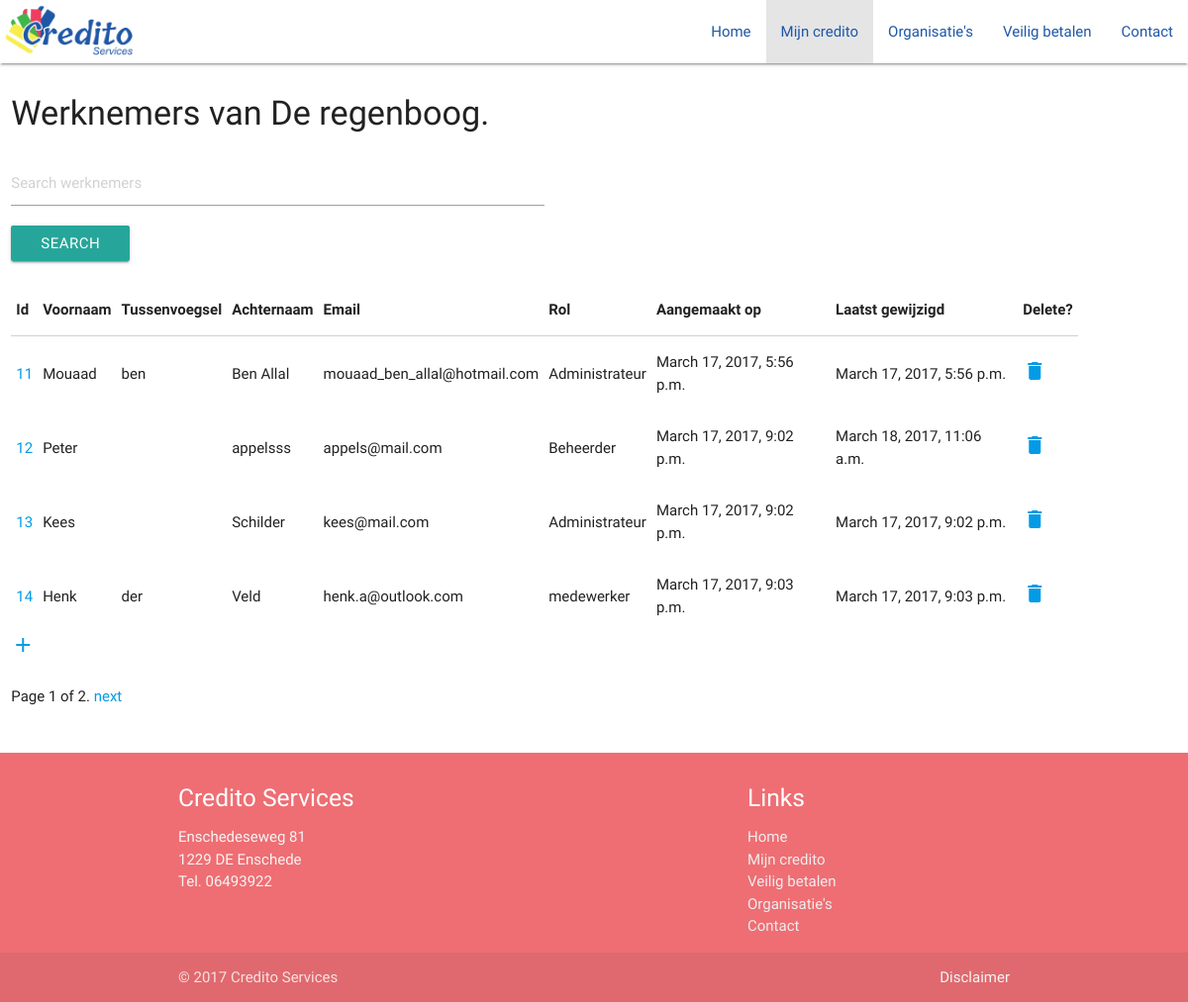
The page /credito/werknemers on the database as committed earlier.
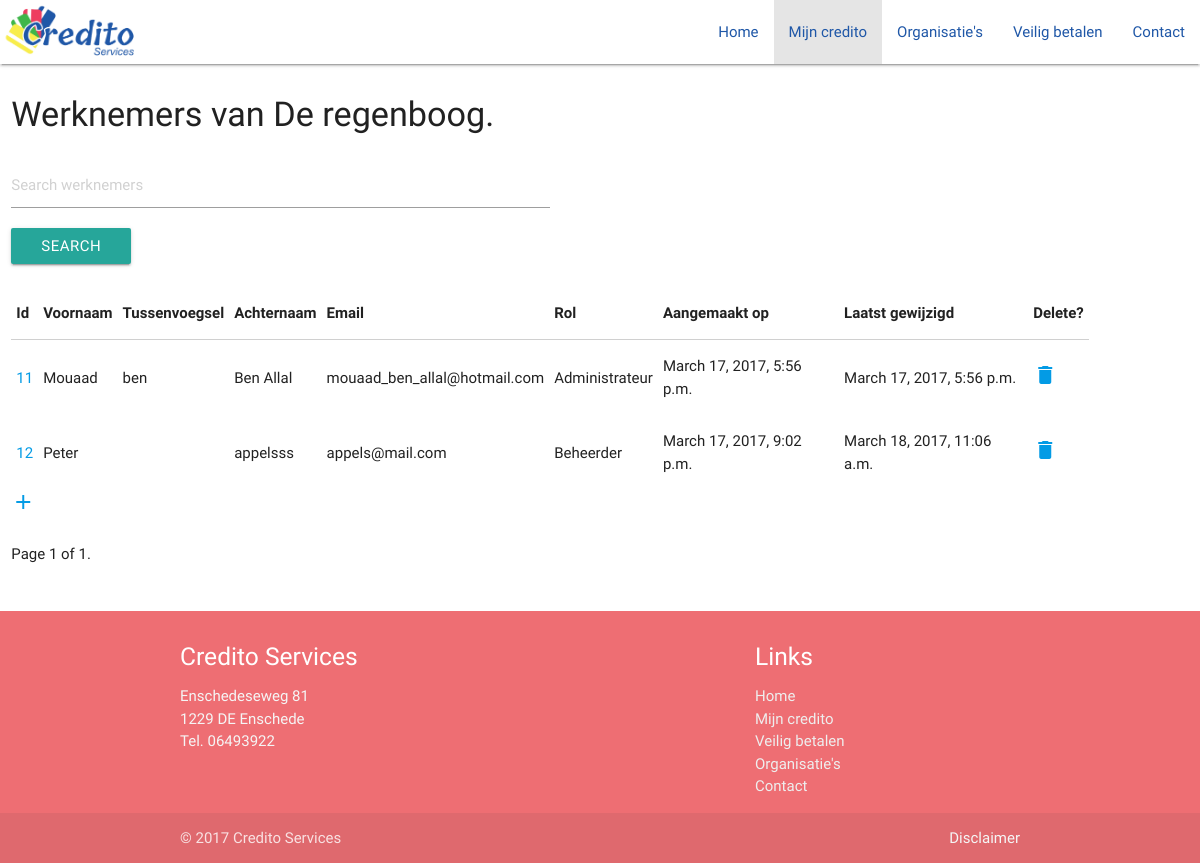
The same page on the database as committed later.
### creditoapp/models.py (models this page shows, shortened)
class Werknemer(models.Model):
    organisatie = models.ForeignKey(Organisatie, related_name='werknemers', default=None)
    voornaam = models.CharField(max_length=150)
    tussenvoegsel = models.CharField(max_length=5, blank=True)
    achternaam = models.CharField(max_length=150)
    email = models.EmailField(max_length=150)
    wachtwoord = models.CharField(max_length=50, blank=True)
    nieuwwachtwoord = models.CharField(max_length=50, blank=True)
    rol = models.CharField(max_length=150, default=None)
    created_at = models.DateTimeField(auto_now_add=True)
    updated_at = models.DateTimeField(auto_now=True)
    class Meta:
        ordering = ('created_at',)

### creditoapp/views.py (the view)
# urls.py: url(r'^credito/werknemers', werknemers_list, name='werknemers_list'),
def werknemers_list(request):
    queryset_list = Werknemer.objects.all()
    query = request.GET.get("q")
    if query:
        queryset_list = queryset_list.filter(Q(voornaam__icontains=query) | Q(achternaam__icontains=query))
    paginator = Paginator(queryset_list, 4)  # Show 4 werknemers per page
    page = request.GET.get('page')
    try:
        queryset = paginator.page(page)
    except PageNotAnInteger:
        queryset = paginator.page(1)
    except EmptyPage:
        queryset = paginator.page(paginator.num_pages)
    context = {
        "object_list": queryset,
    }
    return render(request, "werknemer/werknemerlist.html", context)

### creditoapp/templates/werknemer/werknemerlist.html (shortened to what this page needs)
{% extends "base.html" %}
{% block content %}
    <div class="section">
    <h4>Werknemers van De regenboog.</h4>
  </div>
    <form method="GET" action="">
    <input type="text" style="width: 50%" placeholder="Search werknemers" name="q"/><br>
    <input type="submit" class="waves-effect btn" value="Search">
    </form>
    <br>
    <table class="highlight">
        <thead>
          <tr>
              <th data-field="id">Id</th>
              <th data-field="voornaam">Voornaam</th>
              <th data-field="tussenvoegsel">Tussenvoegsel</th>
              <th data-field="Achternaam">Achternaam</th>
              <th data-field="Email">Email</th>
              <th data-field="Rol">Rol</th>
              <th data-field="Created">Aangemaakt op</th>
              <th data-field="Laatst opgeslagen">Laatst gewijzigd</th>
              <th data-field="Delete">Delete?</th>
          </tr>
        </thead>
        <tbody>
        {% for werknemers in object_list %}
          <tr><td><a href="{% url 'werknemer_update' werknemers.id %}">{{  werknemers.id }}</a></td>
            <td>{{ werknemers.voornaam }}</td>
            <td>{{ werknemers.tussenvoegsel}}</td>
            <td>{{ werknemers.achternaam }}</td>
            <td>{{ werknemers.email }}</td>
            <td>{{ werknemers.rol }}</td>
            <td>{{ werknemers.created_at}}</td>
            <td>{{ werknemers.updated_at}}</td>
            <td><a href="{% url 'werknemer_delete' werknemers.id%}"><li class="material-icons">delete</li></a></td>
          </tr>
        {% empty %}
            <br>
            Geen werknemers.
        {% endfor %}
        </tbody>
      </table>
    <a href="{% url "werknemer_create" %}"><i class="material-icons">add</i></a>
<br>
<br>
            Page {{ object_list.number }} of {{ object_list.paginator.num_pages }}.
        {% if object_list.has_next %}
            <a href="?page={{ object_list.next_page_number }}">next</a>
        {% endif %}
{% endblock %}

### creditoapp/templates/base.html (shortened to what this page needs)
{% load staticfiles %}
<!DOCTYPE html>
<html lang="en">
      <link type="text/css" rel="stylesheet" href="{% static "css/base.css" %}"  media="screen,projection"/>
    </head>
</head>
<body>
<nav>
    <div class="nav-wrapper">
    <a href="{% url 'home' %}"><img src="{% static "images/creditologo.png" %}"></a>
{% with request.resolver_match.url_name as url_name %}
      <ul id="nav-mobile" class="right">
        <li class="{% if url_name == 'home' %} active {% endif %}"><a href="{% url 'home' %}">Home</a></li>
      <li class="{% if url_name == 'werknemers_list' %} active {% endif %}"><a href="{% url 'werknemers_list' %}">Mijn credito</a></li>
        <li><a href="#">Organisatie's</a></li>
        <li><a href="#">Veilig betalen</a></li>
        <li class="{% if url_name == 'contact' %} active {% endif %}"><a href="{% url 'contact' %}">Contact</a></li>
      </ul>
    {% endwith %}
    </div>
  </nav>
<div class="row">
      <div class="col s11">
          {% block content %}
          {% endblock %}
      </div>
    </div><br>
<br>
<footer class="page-footer" style="margin-top: auto">
          <div class="container">
            <div class="row">
              <div class="col l6 s12">
                <h5 class="white-text">Credito Services</h5>
                <p class="grey-text text-lighten-4">Enschedeseweg 81<br>1229 DE Enschede<br>Tel. 06493922</p>
              </div>
              <div class="col l4 offset-l2 s12">
                <h5 class="white-text">Links</h5>
                <ul>
                  <li><a class="grey-text text-lighten-3" href="{% url 'home' %}">Home</a></li>
                  <li><a class="grey-text text-lighten-3" href="{% url 'werknemers_list' %}">Mijn credito</a></li>
                  <li><a class="grey-text text-lighten-3" href="#">Veilig betalen</a></li>
                  <li><a class="grey-text text-lighten-3" href="#">Organisatie's</a></li>
                    <li><a class="grey-text text-lighten-3" href="{% url 'contact' %}">Contact</a></li>
                </ul>
              </div>
            </div>
          </div>
          <div class="footer-copyright">
            <div class="container">
            © 2017 Credito Services
            <a class="grey-text text-lighten-4 right" href="#">Disclaimer</a>
            </div>
          </div>
        </footer>
</body>
</html>

Rows that differ between the two databases and show on the page:
removed Werknemer: id "13", voornaam "Kees", achternaam "Schilder", email "kees@mail.com", rol "Administrateur", created_at "March 17, 2017, 9:02 p.m.", updated_at "March 17, 2017, 9:02 p.m."
removed Werknemer: id "14", voornaam "Henk", tussenvoegsel "der", achternaam "Veld", email "henk.a@outlook.com", rol "medewerker", created_at "March 17, 2017, 9:03 p.m.", updated_at "March 17, 2017, 9:03 p.m."
Other text that changed with them:
{{ object_list.paginator.num_pages }}: "2" → "1"
text no longer shown: "next"
